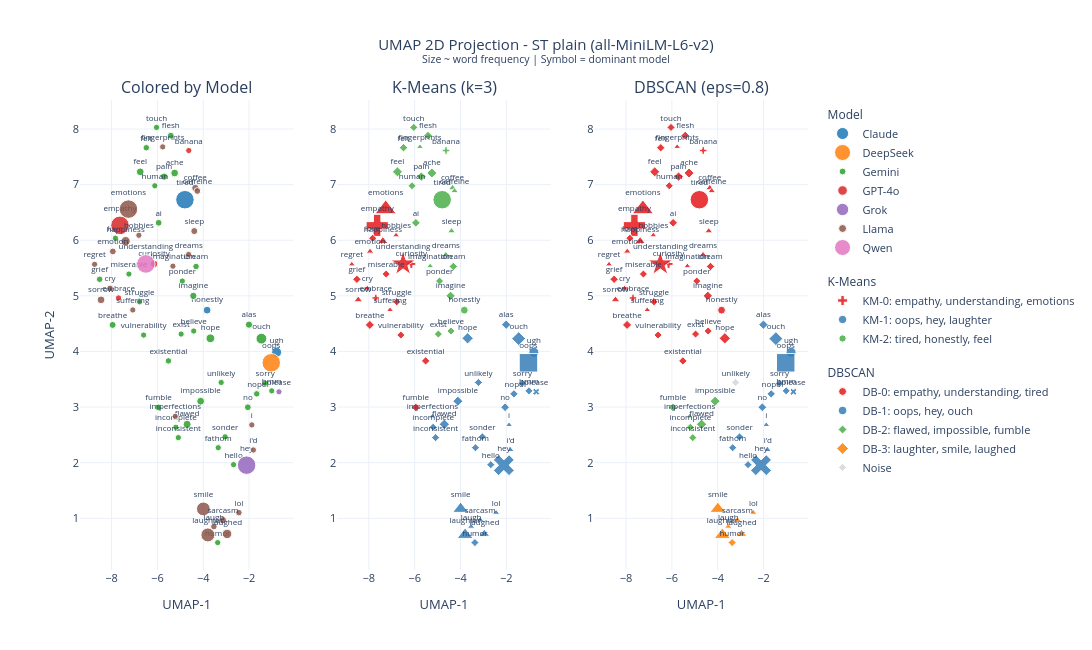

The code cell stored with this chart in its notebook:
### Code cell
SYMBOL_MAP = {
    "Claude":"circle", "DeepSeek":"square", "Gemini":"diamond",
    "GPT-4o":"cross",  "Grok":"x",          "Llama":"triangle-up", "Qwen":"star"
}
KM_COLORS = ["#e41a1c", "#377eb8", "#4daf4a"]
DB_COLORS = ["#e41a1c", "#377eb8", "#4daf4a", "#ff7f00", "#984ea3"]
NOISE_CLR = "#aaaaaa"

def mksize(s):
    return (s.clip(upper=50) / 4 + 6).tolist()

fig = make_subplots(
    rows=1, cols=3,
    subplot_titles=["Colored by Model", "K-Means (k=3)", "DBSCAN (eps=0.8)"],
    horizontal_spacing=0.06
)

# Panel 1 - by model
for i, (ms, clr) in enumerate(MODEL_COLORS.items()):
    sub = umap_df[umap_df["model_short"] == ms]
    fig.add_trace(go.Scatter(
        x=sub["x"], y=sub["y"],
        mode="markers+text", name=ms,
        text=sub["word"], textposition="top center", textfont=dict(size=8),
        marker=dict(size=mksize(sub["total"]), color=clr, opacity=0.85),
        customdata=sub[["model_short", "total"]].values,
        hovertemplate="<b>%{text}</b><br>Model: %{customdata[0]}<br>Count: %{customdata[1]}<extra></extra>",
        legendgroup="model",
        legendgrouptitle_text="Model" if i == 0 else None,
    ), row=1, col=1)

# Panel 2 - K-Means
for i, (label, name) in enumerate(km_names.items()):
    sub = umap_df[umap_df["km_label"] == label]
    fig.add_trace(go.Scatter(
        x=sub["x"], y=sub["y"],
        mode="markers+text", name=name,
        text=sub["word"], textposition="top center", textfont=dict(size=8),
        marker=dict(
            size=mksize(sub["total"]),
            color=KM_COLORS[i],
            symbol=sub["model_short"].map(SYMBOL_MAP).tolist(),
            opacity=0.85,
        ),
        customdata=sub[["model_short", "total"]].values,
        hovertemplate=f"<b>%{{text}}</b><br>Model: %{{customdata[0]}}<br>Count: %{{customdata[1]}}<br>{name}<extra></extra>",
        legendgroup="kmeans",
        legendgrouptitle_text="K-Means" if i == 0 else None,
    ), row=1, col=2)

# Panel 3 - DBSCAN
db_order = [l for l in sorted(umap_df["db_label"].unique()) if l != -1] + [-1]
for i, label in enumerate(db_order):
    name = db_names[label]
    sub  = umap_df[umap_df["db_label"] == label]
    clr  = NOISE_CLR if label == -1 else DB_COLORS[i % len(DB_COLORS)]
    fig.add_trace(go.Scatter(
        x=sub["x"], y=sub["y"],
        mode="markers+text", name=name,
        text=sub["word"], textposition="top center", textfont=dict(size=8),
        marker=dict(
            size=mksize(sub["total"]),
            color=clr,
            symbol=sub["model_short"].map(SYMBOL_MAP).tolist(),
            opacity=0.4 if label == -1 else 0.85,
        ),
        customdata=sub[["model_short", "total"]].values,
        hovertemplate=f"<b>%{{text}}</b><br>Model: %{{customdata[0]}}<br>Count: %{{customdata[1]}}<br>{name}<extra></extra>",
        legendgroup="dbscan",
        legendgrouptitle_text="DBSCAN" if i == 0 else None,
    ), row=1, col=3)

fig.update_layout(
    title=dict(
        text="UMAP 2D Projection - ST plain (all-MiniLM-L6-v2)<br><sup>Size ~ word frequency | Symbol = dominant model</sup>",
        x=0.5
    ),
    height=650, width=1700,
    legend=dict(groupclick="toggleitem", tracegroupgap=15),
    template="plotly_white", font=dict(size=11),
)
fig.update_xaxes(title_text="UMAP-1")
fig.update_yaxes(title_text="UMAP-2", col=1)

out = OUT_DIR / "umap_clustering.html"
fig.write_html(str(out))
print(f"Saved -> {out}")
fig.show()

### Figure 1 — Plotly figure (JSON) as saved in the notebook; plotly's stock layout.template omitted (floating-point values rounded to 4 significant figures)
{"data": [{"customdata": [["Claude", 177], ["Claude", 7], ["Claude", 16]], "hovertemplate": "<b>%{text}</b><br>Model: %{customdata[0]}<br>Count: %{customdata[1]}<extra></extra>", "legendgroup": "model", "legendgrouptitle": {"text": "Model"}, "marker": {"color": "#1f77b4", "opacity": 0.85, "size": [18.5, 7.75, 10]}, "mode": "markers+text", "name": "Claude", "text": ["tired", "honestly", "ugh"], "textfont": {"size": 8}, "textposition": "top center", "type": "scatter", "x": [-4.799, -3.831, -0.7971], "xaxis": "x", "y": [6.729, 4.743, 3.985], "yaxis": "y"}, {"customdata": [["DeepSeek", 258]], "hovertemplate": "<b>%{text}</b><br>Model: %{customdata[0]}<br>Count: %{customdata[1]}<extra></extra>", "legendgroup": "model", "marker": {"color": "#ff7f0e", "opacity": 0.85, "size": [18.5]}, "mode": "markers+text", "name": "DeepSeek", "text": ["oops"], "textfont": {"size": 8}, "textposition": "top center", "type": "scatter", "x": [-1.031], "xaxis": "x", "y": [3.796], "yaxis": "y"}, {"customdata": [["Gemini", 19], ["Gemini", 7], ["Gemini", 8], ["Gemini", 2], ["Gemini", 4], ["Gemini", 7], ["Gemini", 3], ["Gemini", 1], ["Gemini", 3], ["Gemini", 11], ["Gemini", 5], ["Gemini", 3], ["Gemini", 5], ["Gemini", 1], ["Gemini", 5], ["Gemini", 1], ["Gemini", 1], ["Gemini", 2], ["Gemini", 2], ["Gemini", 1], ["Gemini", 7], ["Gemini", 2], ["Gemini", 3], ["Gemini", 1], ["Gemini", 1], ["Gemini", 1], ["Gemini", 1], ["Gemini", 1], ["Gemini", 1], ["Gemini", 1], ["Gemini", 2], ["Gemini", 1], ["Gemini", 1], ["Gemini", 1], ["Gemini", 1], ["Gemini", 1], ["Gemini", 1]], "hovertemplate": "<b>%{text}</b><br>Model: %{customdata[0]}<br>Count: %{customdata[1]}<extra></extra>", "legendgroup": "model", "marker": {"color": "#2ca02c", "opacity": 0.85, "size": [10.75, 7.75, 8, 6.5, 7, 7.75, 6.75, 6.25, 6.75, 8.75, 7.25, 6.75, 7.25, 6.25, 7.25, 6.25, 6.25, 6.5, 6.5, 6.25, 7.75, 6.5, 6.75, 6.25, 6.25, 6.25, 6.25, 6.25, 6.25, 6.25, 6.5, 6.25, 6.25, 6.25, 6.25, 6.25, 6.25]}, "mode": "markers+text", "name": "Gemini", "text": ["ouch", "feel", "flawed", "felt", "breathe", "ache", "flesh", "touch", "fumble", "hope", "pain", "no", "alas", "vulnerability", "imagine", "exist", "ponder", "existential", "dream", "sonder", "impossible", "nope", "ai", "inconsistent", "fathom", "struggle", "incomplete", "believe", "hmm", "hello", "grief", "miserable", "love", "sorry", "human", "humor", "unlikely"], "textfont": {"size": 8}, "textposition": "top center", "type": "scatter", "x": [-1.46, -6.75, -4.704, -6.485, -7.955, -5.249, -5.418, -6.038, -5.952, -3.688, -5.708, -2.052, -2.004, -6.601, -4.432, -4.965, -4.913, -5.52, -4.314, -3.045, -4.113, -1.665, -5.946, -5.087, -3.345, -6.78, -5.194, -4.416, -1.01, -2.675, -8.521, -7.243, -7.833, -1.299, -6.114, -3.369, -3.217], "xaxis": "x", "y": [4.23, 7.23, 2.691, 7.664, 4.477, 7.209, 7.881, 8.029, 2.993, 4.236, 7.145, 2.996, 4.482, 4.295, 5.0, 4.313, 5.266, 3.83, 5.529, 2.465, 3.105, 3.237, 6.314, 2.45, 2.269, 4.892, 2.637, 4.367, 3.291, 1.964, 5.298, 5.392, 6.037, 3.427, 6.98, 0.5624, 3.442], "yaxis": "y"}, {"customdata": [["GPT-4o", 214], ["GPT-4o", 6], ["GPT-4o", 1], ["GPT-4o", 1]], "hovertemplate": "<b>%{text}</b><br>Model: %{customdata[0]}<br>Count: %{customdata[1]}<extra></extra>", "legendgroup": "model", "marker": {"color": "#d62728", "opacity": 0.85, "size": [18.5, 7.5, 6.25, 6.25]}, "mode": "markers+text", "name": "GPT-4o", "text": ["empathy", "curiosity", "banana", "embrace"], "textfont": {"size": 8}, "textposition": "top center", "type": "scatter", "x": [-7.635, -6.145, -4.631, -7.697], "xaxis": "x", "y": [6.268, 5.574, 7.614, 4.962], "yaxis": "y"}, {"customdata": [["Grok", 199], ["Grok", 1]], "hovertemplate": "<b>%{text}</b><br>Model: %{customdata[0]}<br>Count: %{customdata[1]}<extra></extra>", "legendgroup": "model", "marker": {"color": "#9467bd", "opacity": 0.85, "size": [18.5, 6.25]}, "mode": "markers+text", "name": "Grok", "text": ["hey", "please"], "textfont": {"size": 8}, "textposition": "top center", "type": "scatter", "x": [-2.107, -0.6945], "xaxis": "x", "y": [1.955, 3.274], "yaxis": "y"}, {"customdata": [["Llama", 7], ["Llama", 67], ["Llama", 31], ["Llama", 32], ["Llama", 2], ["Llama", 5], ["Llama", 14], ["Llama", 5], ["Llama", 2], ["Llama", 13], ["Llama", 1], ["Llama", 1], ["Llama", 2], ["Llama", 3], ["Llama", 1], ["Llama", 4], ["Llama", 3], ["Llama", 1], ["Llama", 1], ["Llama", 1], ["Llama", 1], ["Llama", 1], ["Llama", 1]], "hovertemplate": "<b>%{text}</b><br>Model: %{customdata[0]}<br>Count: %{customdata[1]}<extra></extra>", "legendgroup": "model", "marker": {"color": "#8c564b", "opacity": 0.85, "size": [7.75, 18.5, 13.75, 14, 6.5, 7.25, 9.5, 7.25, 6.5, 9.25, 6.25, 6.25, 6.5, 6.75, 6.25, 7, 6.75, 6.25, 6.25, 6.25, 6.25, 6.25, 6.25]}, "mode": "markers+text", "name": "Llama", "text": ["sorrow", "emotions", "smile", "laughter", "cry", "coffee", "laughed", "sarcasm", "laugh", "happiness", "hobbies", "dreams", "lol", "caffeine", "suffering", "sleep", "emotion", "fingerprints", "regret", "imagination", "i", "imperfections", "i'd"], "textfont": {"size": 8}, "textposition": "top center", "type": "scatter", "x": [-8.462, -7.264, -3.994, -3.797, -8.067, -4.345, -2.959, -3.14, -3.535, -7.388, -6.81, -4.638, -2.443, -4.258, -7.075, -4.391, -7.946, -5.769, -8.743, -5.323, -1.879, -5.223, -1.81], "xaxis": "x", "y": [4.928, 6.56, 1.168, 0.7005, 5.136, 6.94, 0.7182, 0.966, 0.8497, 5.983, 6.09, 5.744, 1.101, 6.886, 4.746, 6.165, 5.798, 7.679, 5.567, 5.534, 2.679, 2.833, 2.228], "yaxis": "y"}, {"customdata": [["Qwen", 200]], "hovertemplate": "<b>%{text}</b><br>Model: %{customdata[0]}<br>Count: %{customdata[1]}<extra></extra>", "legendgroup": "model", "marker": {"color": "#e377c2", "opacity": 0.85, "size": [18.5]}, "mode": "markers+text", "name": "Qwen", "text": ["understanding"], "textfont": {"size": 8}, "textposition": "top center", "type": "scatter", "x": [-6.505], "xaxis": "x", "y": [5.573], "yaxis": "y"}, {"customdata": [["GPT-4o", 214], ["Gemini", 4], ["Gemini", 3], ["Gemini", 1], ["Gemini", 2], ["Llama", 7], ["Gemini", 1], ["GPT-4o", 6], ["Gemini", 2], ["Gemini", 1], ["Gemini", 1], ["GPT-4o", 1], ["Llama", 67], ["Llama", 2], ["Llama", 13], ["Llama", 1], ["Llama", 1], ["Llama", 3], ["Llama", 1], ["Qwen", 200]], "hovertemplate": "<b>%{text}</b><br>Model: %{customdata[0]}<br>Count: %{customdata[1]}<br>KM-0: empathy, understanding, emotions<extra></extra>", "legendgroup": "kmeans", "legendgrouptitle": {"text": "K-Means"}, "marker": {"color": "#e41a1c", "opacity": 0.85, "size": [18.5, 7, 6.75, 6.25, 6.5, 7.75, 6.25, 7.5, 6.5, 6.25, 6.25, 6.25, 18.5, 6.5, 9.25, 6.25, 6.25, 6.75, 6.25, 18.5], "symbol": ["cross", "diamond", "diamond", "diamond", "diamond", "triangle-up", "diamond", "cross", "diamond", "diamond", "diamond", "cross", "triangle-up", "triangle-up", "triangle-up", "triangle-up", "triangle-up", "triangle-up", "triangle-up", "star"]}, "mode": "markers+text", "name": "KM-0: empathy, understanding, emotions", "text": ["empathy", "breathe", "fumble", "vulnerability", "existential", "sorrow", "struggle", "curiosity", "grief", "miserable", "love", "embrace", "emotions", "cry", "happiness", "hobbies", "suffering", "emotion", "regret", "understanding"], "textfont": {"size": 8}, "textposition": "top center", "type": "scatter", "x": [-7.635, -7.955, -5.952, -6.601, -5.52, -8.462, -6.78, -6.145, -8.521, -7.243, -7.833, -7.697, -7.264, -8.067, -7.388, -6.81, -7.075, -7.946, -8.743, -6.505], "xaxis": "x2", "y": [6.268, 4.477, 2.993, 4.295, 3.83, 4.928, 4.892, 5.574, 5.298, 5.392, 6.037, 4.962, 6.56, 5.136, 5.983, 6.09, 4.746, 5.798, 5.567, 5.573], "yaxis": "y2"}, {"customdata": [["Claude", 16], ["DeepSeek", 258], ["Gemini", 19], ["Gemini", 8], ["Gemini", 11], ["Gemini", 3], ["Gemini", 5], ["Gemini", 1], ["Gemini", 7], ["Gemini", 2], ["Gemini", 1], ["Gemini", 1], ["Gemini", 1], ["Gemini", 1], ["Gemini", 1], ["Gemini", 1], ["Gemini", 1], ["Gemini", 1], ["Grok", 199], ["Grok", 1], ["Llama", 31], ["Llama", 32], ["Llama", 14], ["Llama", 5], ["Llama", 2], ["Llama", 2], ["Llama", 1], ["Llama", 1], ["Llama", 1]], "hovertemplate": "<b>%{text}</b><br>Model: %{customdata[0]}<br>Count: %{customdata[1]}<br>KM-1: oops, hey, laughter<extra></extra>", "legendgroup": "kmeans", "marker": {"color": "#377eb8", "opacity": 0.85, "size": [10, 18.5, 10.75, 8, 8.75, 6.75, 7.25, 6.25, 7.75, 6.5, 6.25, 6.25, 6.25, 6.25, 6.25, 6.25, 6.25, 6.25, 18.5, 6.25, 13.75, 14, 9.5, 7.25, 6.5, 6.5, 6.25, 6.25, 6.25], "symbol": ["circle", "square", "diamond", "diamond", "diamond", "diamond", "diamond", "diamond", "diamond", "diamond", "diamond", "diamond", "diamond", "diamond", "diamond", "diamond", "diamond", "diamond", "x", "x", "triangle-up", "triangle-up", "triangle-up", "triangle-up", "triangle-up", "triangle-up", "triangle-up", "triangle-up", "triangle-up"]}, "mode": "markers+text", "name": "KM-1: oops, hey, laughter", "text": ["ugh", "oops", "ouch", "flawed", "hope", "no", "alas", "sonder", "impossible", "nope", "inconsistent", "fathom", "incomplete", "hmm", "hello", "sorry", "humor", "unlikely", "hey", "please", "smile", "laughter", "laughed", "sarcasm", "laugh", "lol", "i", "imperfections", "i'd"], "textfont": {"size": 8}, "textposition": "top center", "type": "scatter", "x": [-0.7971, -1.031, -1.46, -4.704, -3.688, -2.052, -2.004, -3.045, -4.113, -1.665, -5.087, -3.345, -5.194, -1.01, -2.675, -1.299, -3.369, -3.217, -2.107, -0.6945, -3.994, -3.797, -2.959, -3.14, -3.535, -2.443, -1.879, -5.223, -1.81], "xaxis": "x2", "y": [3.985, 3.796, 4.23, 2.691, 4.236, 2.996, 4.482, 2.465, 3.105, 3.237, 2.45, 2.269, 2.637, 3.291, 1.964, 3.427, 0.5624, 3.442, 1.955, 3.274, 1.168, 0.7005, 0.7182, 0.966, 0.8497, 1.101, 2.679, 2.833, 2.228], "yaxis": "y2"}, {"customdata": [["Claude", 177], ["Claude", 7], ["Gemini", 7], ["Gemini", 2], ["Gemini", 7], ["Gemini", 3], ["Gemini", 1], ["Gemini", 5], ["Gemini", 5], ["Gemini", 1], ["Gemini", 1], ["Gemini", 2], ["Gemini", 3], ["Gemini", 1], ["Gemini", 1], ["GPT-4o", 1], ["Llama", 5], ["Llama", 1], ["Llama", 3], ["Llama", 4], ["Llama", 1], ["Llama", 1]], "hovertemplate": "<b>%{text}</b><br>Model: %{customdata[0]}<br>Count: %{customdata[1]}<br>KM-2: tired, honestly, feel<extra></extra>", "legendgroup": "kmeans", "marker": {"color": "#4daf4a", "opacity": 0.85, "size": [18.5, 7.75, 7.75, 6.5, 7.75, 6.75, 6.25, 7.25, 7.25, 6.25, 6.25, 6.5, 6.75, 6.25, 6.25, 6.25, 7.25, 6.25, 6.75, 7, 6.25, 6.25], "symbol": ["circle", "circle", "diamond", "diamond", "diamond", "diamond", "diamond", "diamond", "diamond", "diamond", "diamond", "diamond", "diamond", "diamond", "diamond", "cross", "triangle-up", "triangle-up", "triangle-up", "triangle-up", "triangle-up", "triangle-up"]}, "mode": "markers+text", "name": "KM-2: tired, honestly, feel", "text": ["tired", "honestly", "feel", "felt", "ache", "flesh", "touch", "pain", "imagine", "exist", "ponder", "dream", "ai", "believe", "human", "banana", "coffee", "dreams", "caffeine", "sleep", "fingerprints", "imagination"], "textfont": {"size": 8}, "textposition": "top center", "type": "scatter", "x": [-4.799, -3.831, -6.75, -6.485, -5.249, -5.418, -6.038, -5.708, -4.432, -4.965, -4.913, -4.314, -5.946, -4.416, -6.114, -4.631, -4.345, -4.638, -4.258, -4.391, -5.769, -5.323], "xaxis": "x2", "y": [6.729, 4.743, 7.23, 7.664, 7.209, 7.881, 8.029, 7.145, 5.0, 4.313, 5.266, 5.529, 6.314, 4.367, 6.98, 7.614, 6.94, 5.744, 6.886, 6.165, 7.679, 5.534], "yaxis": "y2"}, {"customdata": [["Claude", 177], ["Claude", 7], ["GPT-4o", 214], ["Gemini", 7], ["Gemini", 2], ["Gemini", 4], ["Gemini", 7], ["Gemini", 3], ["Gemini", 1], ["Gemini", 11], ["Gemini", 5], ["Gemini", 1], ["Gemini", 5], ["Gemini", 1], ["Gemini", 1], ["Gemini", 2], ["Gemini", 2], ["Llama", 7], ["Gemini", 3], ["Gemini", 1], ["GPT-4o", 6], ["Gemini", 1], ["Gemini", 2], ["Gemini", 1], ["Gemini", 1], ["Gemini", 1], ["GPT-4o", 1], ["GPT-4o", 1], ["Llama", 67], ["Llama", 2], ["Llama", 5], ["Llama", 13], ["Llama", 1], ["Llama", 1], ["Llama", 3], ["Llama", 1], ["Llama", 4], ["Llama", 3], ["Llama", 1], ["Llama", 1], ["Llama", 1], ["Qwen", 200]], "hovertemplate": "<b>%{text}</b><br>Model: %{customdata[0]}<br>Count: %{customdata[1]}<br>DB-0: empathy, understanding, tired<extra></extra>", "legendgroup": "dbscan", "legendgrouptitle": {"text": "DBSCAN"}, "marker": {"color": "#e41a1c", "opacity": 0.85, "size": [18.5, 7.75, 18.5, 7.75, 6.5, 7, 7.75, 6.75, 6.25, 8.75, 7.25, 6.25, 7.25, 6.25, 6.25, 6.5, 6.5, 7.75, 6.75, 6.25, 7.5, 6.25, 6.5, 6.25, 6.25, 6.25, 6.25, 6.25, 18.5, 6.5, 7.25, 9.25, 6.25, 6.25, 6.75, 6.25, 7, 6.75, 6.25, 6.25, 6.25, 18.5], "symbol": ["circle", "circle", "cross", "diamond", "diamond", "diamond", "diamond", "diamond", "diamond", "diamond", "diamond", "diamond", "diamond", "diamond", "diamond", "diamond", "diamond", "triangle-up", "diamond", "diamond", "cross", "diamond", "diamond", "diamond", "diamond", "diamond", "cross", "cross", "triangle-up", "triangle-up", "triangle-up", "triangle-up", "triangle-up", "triangle-up", "triangle-up", "triangle-up", "triangle-up", "triangle-up", "triangle-up", "triangle-up", "triangle-up", "star"]}, "mode": "markers+text", "name": "DB-0: empathy, understanding, tired", "text": ["tired", "honestly", "empathy", "feel", "felt", "breathe", "ache", "flesh", "touch", "hope", "pain", "vulnerability", "imagine", "exist", "ponder", "existential", "dream", "sorrow", "ai", "struggle", "curiosity", "believe", "grief", "miserable", "love", "human", "banana", "embrace", "emotions", "cry", "coffee", "happiness", "hobbies", "dreams", "caffeine", "suffering", "sleep", "emotion", "fingerprints", "regret", "imagination", "understanding"], "textfont": {"size": 8}, "textposition": "top center", "type": "scatter", "x": [-4.799, -3.831, -7.635, -6.75, -6.485, -7.955, -5.249, -5.418, -6.038, -3.688, -5.708, -6.601, -4.432, -4.965, -4.913, -5.52, -4.314, -8.462, -5.946, -6.78, -6.145, -4.416, -8.521, -7.243, -7.833, -6.114, -4.631, -7.697, -7.264, -8.067, -4.345, -7.388, -6.81, -4.638, -4.258, -7.075, -4.391, -7.946, -5.769, -8.743, -5.323, -6.505], "xaxis": "x3", "y": [6.729, 4.743, 6.268, 7.23, 7.664, 4.477, 7.209, 7.881, 8.029, 4.236, 7.145, 4.295, 5.0, 4.313, 5.266, 3.83, 5.529, 4.928, 6.314, 4.892, 5.574, 4.367, 5.298, 5.392, 6.037, 6.98, 7.614, 4.962, 6.56, 5.136, 6.94, 5.983, 6.09, 5.744, 6.886, 4.746, 6.165, 5.798, 7.679, 5.567, 5.534, 5.573], "yaxis": "y3"}, {"customdata": [["Claude", 16], ["DeepSeek", 258], ["Gemini", 19], ["Gemini", 3], ["Gemini", 5], ["Gemini", 1], ["Gemini", 2], ["Gemini", 1], ["Gemini", 1], ["Gemini", 1], ["Gemini", 1], ["Grok", 199], ["Grok", 1], ["Llama", 1], ["Llama", 1]], "hovertemplate": "<b>%{text}</b><br>Model: %{customdata[0]}<br>Count: %{customdata[1]}<br>DB-1: oops, hey, ouch<extra></extra>", "legendgroup": "dbscan", "marker": {"color": "#377eb8", "opacity": 0.85, "size": [10, 18.5, 10.75, 6.75, 7.25, 6.25, 6.5, 6.25, 6.25, 6.25, 6.25, 18.5, 6.25, 6.25, 6.25], "symbol": ["circle", "square", "diamond", "diamond", "diamond", "diamond", "diamond", "diamond", "diamond", "diamond", "diamond", "x", "x", "triangle-up", "triangle-up"]}, "mode": "markers+text", "name": "DB-1: oops, hey, ouch", "text": ["ugh", "oops", "ouch", "no", "alas", "sonder", "nope", "fathom", "hmm", "hello", "sorry", "hey", "please", "i", "i'd"], "textfont": {"size": 8}, "textposition": "top center", "type": "scatter", "x": [-0.7971, -1.031, -1.46, -2.052, -2.004, -3.045, -1.665, -3.345, -1.01, -2.675, -1.299, -2.107, -0.6945, -1.879, -1.81], "xaxis": "x3", "y": [3.985, 3.796, 4.23, 2.996, 4.482, 2.465, 3.237, 2.269, 3.291, 1.964, 3.427, 1.955, 3.274, 2.679, 2.228], "yaxis": "y3"}, {"customdata": [["Gemini", 8], ["Gemini", 3], ["Gemini", 7], ["Gemini", 1], ["Gemini", 1], ["Llama", 1]], "hovertemplate": "<b>%{text}</b><br>Model: %{customdata[0]}<br>Count: %{customdata[1]}<br>DB-2: flawed, impossible, fumble<extra></extra>", "legendgroup": "dbscan", "marker": {"color": "#4daf4a", "opacity": 0.85, "size": [8, 6.75, 7.75, 6.25, 6.25, 6.25], "symbol": ["diamond", "diamond", "diamond", "diamond", "diamond", "triangle-up"]}, "mode": "markers+text", "name": "DB-2: flawed, impossible, fumble", "text": ["flawed", "fumble", "impossible", "inconsistent", "incomplete", "imperfections"], "textfont": {"size": 8}, "textposition": "top center", "type": "scatter", "x": [-4.704, -5.952, -4.113, -5.087, -5.194, -5.223], "xaxis": "x3", "y": [2.691, 2.993, 3.105, 2.45, 2.637, 2.833], "yaxis": "y3"}, {"customdata": [["Gemini", 1], ["Llama", 31], ["Llama", 32], ["Llama", 14], ["Llama", 5], ["Llama", 2], ["Llama", 2]], "hovertemplate": "<b>%{text}</b><br>Model: %{customdata[0]}<br>Count: %{customdata[1]}<br>DB-3: laughter, smile, laughed<extra></extra>", "legendgroup": "dbscan", "marker": {"color": "#ff7f00", "opacity": 0.85, "size": [6.25, 13.75, 14, 9.5, 7.25, 6.5, 6.5], "symbol": ["diamond", "triangle-up", "triangle-up", "triangle-up", "triangle-up", "triangle-up", "triangle-up"]}, "mode": "markers+text", "name": "DB-3: laughter, smile, laughed", "text": ["humor", "smile", "laughter", "laughed", "sarcasm", "laugh", "lol"], "textfont": {"size": 8}, "textposition": "top center", "type": "scatter", "x": [-3.369, -3.994, -3.797, -2.959, -3.14, -3.535, -2.443], "xaxis": "x3", "y": [0.5624, 1.168, 0.7005, 0.7182, 0.966, 0.8497, 1.101], "yaxis": "y3"}, {"customdata": [["Gemini", 1]], "hovertemplate": "<b>%{text}</b><br>Model: %{customdata[0]}<br>Count: %{customdata[1]}<br>Noise<extra></extra>", "legendgroup": "dbscan", "marker": {"color": "#aaaaaa", "opacity": 0.4, "size": [6.25], "symbol": ["diamond"]}, "mode": "markers+text", "name": "Noise", "text": ["unlikely"], "textfont": {"size": 8}, "textposition": "top center", "type": "scatter", "x": [-3.217], "xaxis": "x3", "y": [3.442], "yaxis": "y3"}], "layout": {"annotations": [{"font": {"size": 16}, "showarrow": false, "text": "Colored by Model", "x": 0.1467, "xanchor": "center", "xref": "paper", "y": 1, "yanchor": "bottom", "yref": "paper"}, {"font": {"size": 16}, "showarrow": false, "text": "K-Means (k=3)", "x": 0.5, "xanchor": "center", "xref": "paper", "y": 1, "yanchor": "bottom", "yref": "paper"}, {"font": {"size": 16}, "showarrow": false, "text": "DBSCAN (eps=0.8)", "x": 0.8533, "xanchor": "center", "xref": "paper", "y": 1, "yanchor": "bottom", "yref": "paper"}], "font": {"size": 11}, "height": 650, "legend": {"groupclick": "toggleitem", "tracegroupgap": 15}, "title": {"text": "UMAP 2D Projection - ST plain (all-MiniLM-L6-v2)<br><sup>Size ~ word frequency | Symbol = dominant model</sup>", "x": 0.5}, "width": 1700, "xaxis": {"anchor": "y", "domain": [0, 0.2933], "title": {"text": "UMAP-1"}}, "xaxis2": {"anchor": "y2", "domain": [0.3533, 0.6467], "title": {"text": "UMAP-1"}}, "xaxis3": {"anchor": "y3", "domain": [0.7067, 1], "title": {"text": "UMAP-1"}}, "yaxis": {"anchor": "x", "domain": [0, 1], "title": {"text": "UMAP-2"}}, "yaxis2": {"anchor": "x2", "domain": [0, 1]}, "yaxis3": {"anchor": "x3", "domain": [0, 1]}}}
